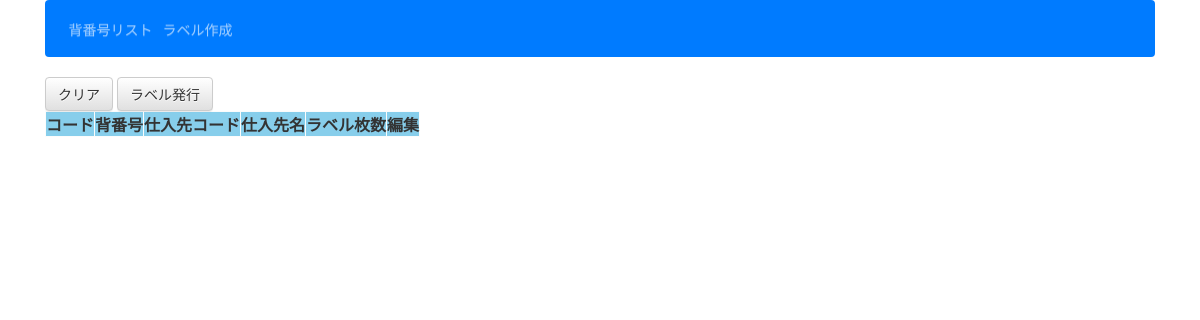
The app's page /label_list/ (signed in), older data.
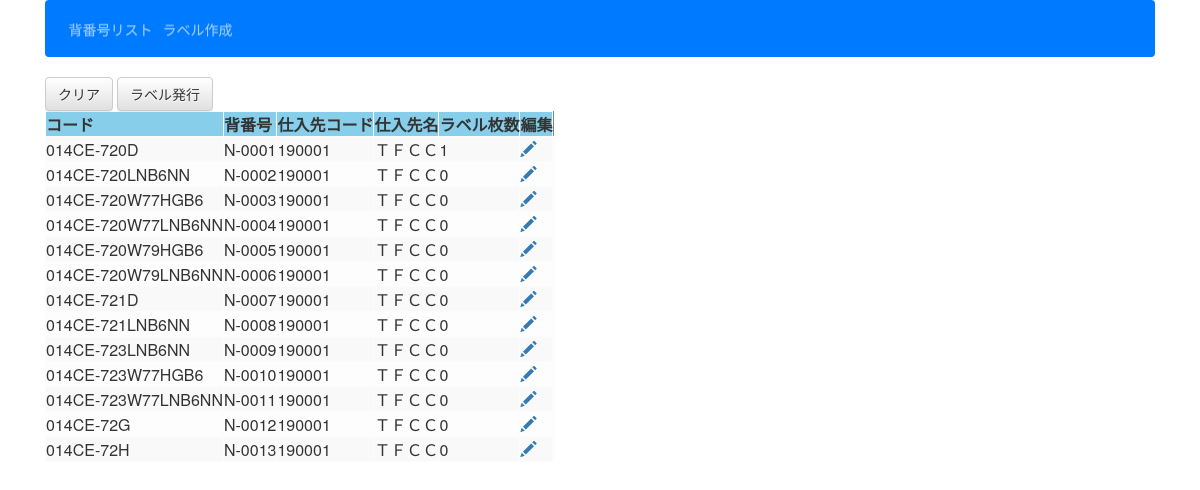
The same page, newer data.
### bango/models.py (models this page shows, shortened)
class Label(models.Model):
    sebango = models.ForeignKey(Bango, on_delete=models.CASCADE)
    qty = models.IntegerField(blank=True, null=True)

class Bango(models.Model):
    hcode = models.CharField(max_length=200)
    se = models.CharField(max_length=30, unique=True)
    shiire = models.ForeignKey(Shiire, on_delete=models.CASCADE, null=True, blank=True)

class Shiire(models.Model):
    scode = models.CharField(max_length=30)
    sname = models.CharField(max_length=200)

### bango/views.py (the view)
# urls.py: path('label_list/', views.LabelList.as_view(), name='label_list'),
class LabelList(LoginRequiredMixin, ListView):
    template_name='bango/label_list.html'
    context_object_name = 'label_list'
    model =  Label
    label_list = Label.objects.all()

### bango/templates/bango/label_list.html (shortened to what this page needs)
{% extends 'bango/base.html' %}
{% block content %}
<a class="btn btn-default" href="{% url 'label_delete_all'  %}">クリア</a>
<a class="btn btn-default" href="{% url 'make_label'  %}">ラベル発行</a>
    <table class="table-light table-striped" border="1">
	    <thead>
        <tr>
            <th>コード</th>
            <th>背番号</th>
            <th>仕入先コード</th>
            <th>仕入先名</th>
            <th>ラベル枚数</th>
            <th>編集</th>
        </tr>
	    </thead>
        {% for label in label_list %}
        <tr>
            <td>{{ label.sebango.hcode }}</td>
            <td>{{ label.sebango.se }}</td>
            <td>{{ label.sebango.shiire.scode }}</td>
            <td>{{ label.sebango.shiire.sname }}</td>
            <td>{{ label.qty }}</td>
            <td>
	    <a href="{% url 'label_edit' pk=label.pk %}"><span class="glyphicon glyphicon-pencil"></span></a>
        </tr>
        {% endfor %}
    </table>
{% endblock %}

### bango/templates/bango/base.html (shortened to what this page needs)
{% load static %}
{% load bootstrap4 %}
{% bootstrap_css %}
{% load widget_tweaks %}
<!doctype html>
<html lang="jp">
  <head>
    <link rel="stylesheet" href="{% static 'css/loc.css' %}">
    <link rel="stylesheet" href="//maxcdn.bootstrapcdn.com/bootstrap/3.2.0/css/bootstrap.min.css">
    <link rel="stylesheet" href="//maxcdn.bootstrapcdn.com/bootstrap/3.2.0/css/bootstrap-theme.min.css">
  </head>
  <body>
		<div class="container">
	<nav class="navbar navbar-dark bg-primary navbar-expand-lg text-white p-1">
		<div class="collapse navbar-collapse" id="navbarNav">
      <ul class="navbar-nav ml-auto">
	<li class="nav-item"><a class="nav-link" href="/">背番号リスト</a></li>
      <li class="nav-item"><a class="nav-link" href="/label_list">ラベル作成 </a></li>
      </ul>
		</div>
    </nav>
		</div>
		<div class="container">
	    {% block content %}
	    {% endblock %}
    </div>
   </body>
</html>

### bango/static/css/loc.css (style rules this page uses)
th { padding-bottom: 5px; padding-top: 5px; text-align: center; background-color: skyblue; }

Row changes from the older to the newer data that the page shows:
added Label: sebango.hcode "014CE-720D", sebango.se "N-0001", sebango.shiire.scode "190001", sebango.shiire.sname "ＴＦＣＣ", qty "1"
added Label: sebango.hcode "014CE-720LNB6NN", sebango.se "N-0002", sebango.shiire.scode "190001", sebango.shiire.sname "ＴＦＣＣ", qty "0"
added Label: sebango.hcode "014CE-720W77HGB6", sebango.se "N-0003", sebango.shiire.scode "190001", sebango.shiire.sname "ＴＦＣＣ", qty "0"
added Label: sebango.hcode "014CE-720W77LNB6NN", sebango.se "N-0004", sebango.shiire.scode "190001", sebango.shiire.sname "ＴＦＣＣ", qty "0"
added Label: sebango.hcode "014CE-720W79HGB6", sebango.se "N-0005", sebango.shiire.scode "190001", sebango.shiire.sname "ＴＦＣＣ", qty "0"
added Label: sebango.hcode "014CE-720W79LNB6NN", sebango.se "N-0006", sebango.shiire.scode "190001", sebango.shiire.sname "ＴＦＣＣ", qty "0"
added Label: sebango.hcode "014CE-721D", sebango.se "N-0007", sebango.shiire.scode "190001", sebango.shiire.sname "ＴＦＣＣ", qty "0"
added Label: sebango.hcode "014CE-721LNB6NN", sebango.se "N-0008", sebango.shiire.scode "190001", sebango.shiire.sname "ＴＦＣＣ", qty "0"
added Label: sebango.hcode "014CE-723LNB6NN", sebango.se "N-0009", sebango.shiire.scode "190001", sebango.shiire.sname "ＴＦＣＣ", qty "0"
added Label: sebango.hcode "014CE-723W77HGB6", sebango.se "N-0010", sebango.shiire.scode "190001", sebango.shiire.sname "ＴＦＣＣ", qty "0"
added Label: sebango.hcode "014CE-723W77LNB6NN", sebango.se "N-0011", sebango.shiire.scode "190001", sebango.shiire.sname "ＴＦＣＣ", qty "0"
added Label: sebango.hcode "014CE-72G", sebango.se "N-0012", sebango.shiire.scode "190001", sebango.shiire.sname "ＴＦＣＣ", qty "0"
added Label: sebango.hcode "014CE-72H", sebango.se "N-0013", sebango.shiire.scode "190001", sebango.shiire.sname "ＴＦＣＣ", qty "0"
